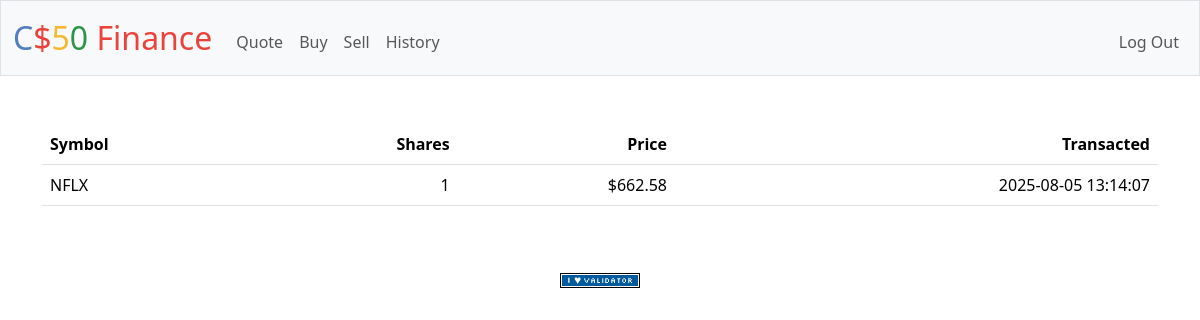
The app's page /history (signed in) with its own data.
### tables this page shows
CREATE TABLE "transactions" (
  id INTEGER PRIMARY KEY AUTOINCREMENT,
  user_id INTEGER NOT NULL,
  symbol TEXT NOT NULL,
  shares INTEGER NOT NULL,
  price NUMERIC NOT NULL,
  timestamp DATETIME DEFAULT CURRENT_TIMESTAMP,
  FOREIGN KEY (user_id) REFERENCES users(id)
);

### app.py (the view)
@app.route("/history")
@login_required
def history():
    with engine.connect() as conn:
        result = (
            conn.execute(
                text(
                    """
                SELECT symbol, shares, price, timestamp
                FROM transactions
                WHERE user_id = :user_id
                ORDER BY timestamp DESC
                """
                ),
                {"user_id": session["user_id"]},
            )
            .mappings()
            .all()
        )
    transactions = []
    for tx in result:
        tx_dict = dict(tx)
        tx_dict["price"] = usd(tx_dict["price"])
        transactions.append(tx_dict)
    return render_template("history.html", transactions=transactions)

### app.py (called while the page is built)
@app.after_request
def after_request(response):
    response.headers["Cache-Control"] = "no-cache, no-store, must-revalidate"
    response.headers["Expires"] = 0
    response.headers["Pragma"] = "no-cache"
    return response

### helpers.py (called while the page is built)
def login_required(f):
    @wraps(f)
    def decorated_function(*args, **kwargs):
        if session.get("user_id") is None:
            return redirect("/login")
        return f(*args, **kwargs)
    return decorated_function

def usd(value):
    return f"${value:,.2f}"

### templates/history.html (shortened to what this page needs)
{% extends "layout.html" %}
{% block main %}
<table class="table">
    <thead>
        <tr>
            <th class="text-start">Symbol</th>
            <th class="text-end">Shares</th>
            <th class="text-end">Price</th>
            <th class="text-end">Transacted</th>
        </tr>
    </thead>
    <tbody>
        {% for tx in transactions %}
            <tr>
                <td class="text-start">{{ tx.symbol }}</td>
                <td class="text-end">{{ tx.shares }}</td>
                <td class="text-end">{{ tx.price }}</td>
                <td class="text-end">{{ tx.timestamp }}</td>
            </tr>
        {% endfor %}
    </tbody>
</table>
{% endblock %}

### records on screen
transactions: symbol "NFLX", shares "1", price "$662.58", timestamp "2025-08-05 13:14:07"
